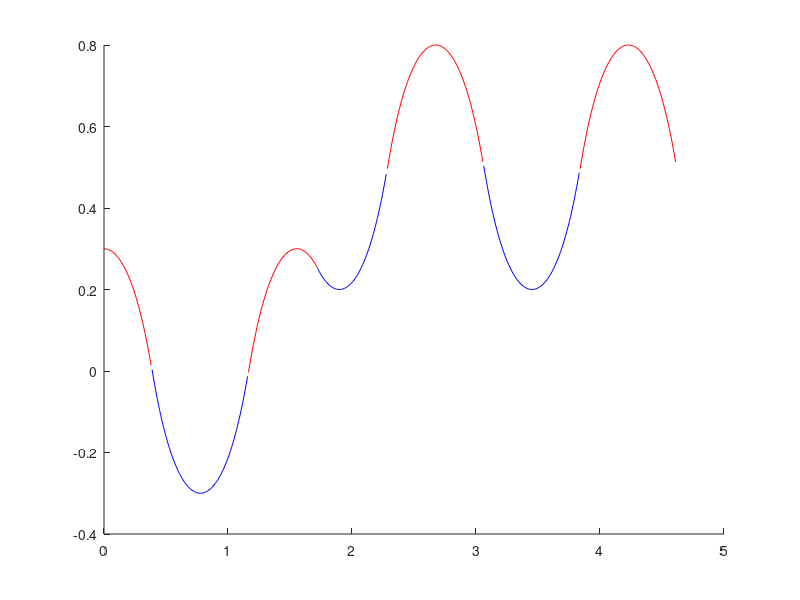

The MATLAB source for this figure:
h = 0.6;
g = 9.8;
p = 0.5;
t_zmp = sqrt(h/g);


%%%%%%%%%%%%%%%%%%%%%%%%%%%%%%%%%%%%%%%%%%%%%%%%%%%%%%%%%%%%%%%
%Algorithm 1:fixed t_step, fixed zmp
%{
figure(1);

t_step = 0.7;
a=-p;
b = p* (cosh(t_step/t_zmp)-1)/sinh(t_step/t_zmp);
t=[0:0.01:t_step];
x = a*cosh(t/t_zmp) + b*sinh(t/t_zmp) + p;
max(x)
plot(t,x);


%%%%%%%%%%%%%%%%%%%%%%%%%%%%%%%%%%%%%%%%%%%%%%%%%%%%%%%%%%%%%%%

figure(2);
%}
% algorithm 2: given x0, x0', zmp
% step end time variable

clf;
hold on;


t_offset = 0;
t_start = 0;



support_foot = 0;
footY = 1.0;
torsoSupportY = 0.2;
p0 = 0.5;
x0 = p0 - torsoSupportY;

velY = 0.5;


for j=1:7
    if support_foot==0 %left support
      p1 = p0 - footY;
      
      if j==3 
          p1 = p1 + velY; %movement
      end
      x1 = p1 + torsoSupportY;      
    else %right support
      p1 = p0 + footY;
      x1 = p1 - torsoSupportY;
    end
   
    t_a = 0.2;
    for i=1:4
      t_b = t_zmp * asinh((x0-p0)/(x1-p1) * sinh(t_a/t_zmp));
      x0dot = 1/t_zmp * (x0-p0) * sinh(t_a/t_zmp);
      err = (x1-p1)*cosh(t_b/t_zmp) - (x0-p0)*cosh(t_a/t_zmp) + p1-p0;
      t_a_delta = err/x0dot/2;
      t_a = t_a + t_a_delta;
    end  
    
    t0=[t_start:0.01:t_a];
    c0 = (x0-p0)*cosh(t0/t_zmp) + p0;
    if mod(j,2)==1  plot(t0+t_offset,c0,'r')
    else     plot(t0+t_offset,c0,'b')
    end
    t_offset = t_offset + t_a - t_b;
    
    
    t_dur = t_a-t_b
    
    t_start = t_b;
    support_foot = 1-support_foot;
    p0 = p1; %support movement
    x0 = x1;
end


%{
x = (x0-p)*cosh(t/t_zmp) + v0*t_zmp*sinh(t/t_zmp) + p;
plot(t,x);
%}